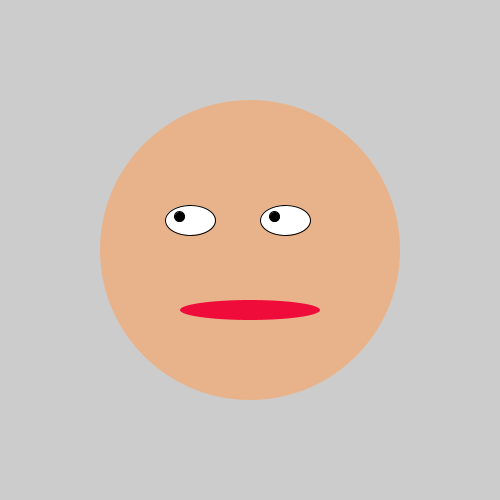
Frame 1 (no input)
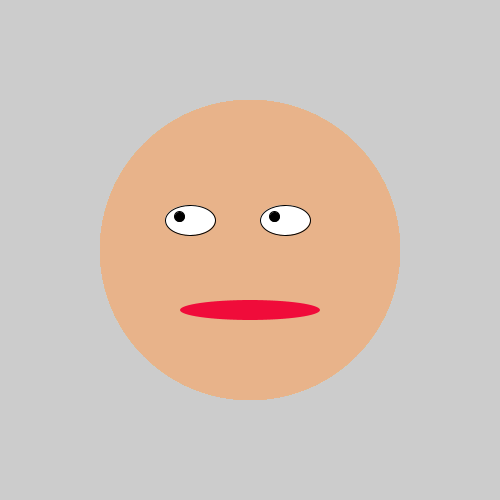
Frame 60 (the mouse pressed at the canvas centre just before this capture)
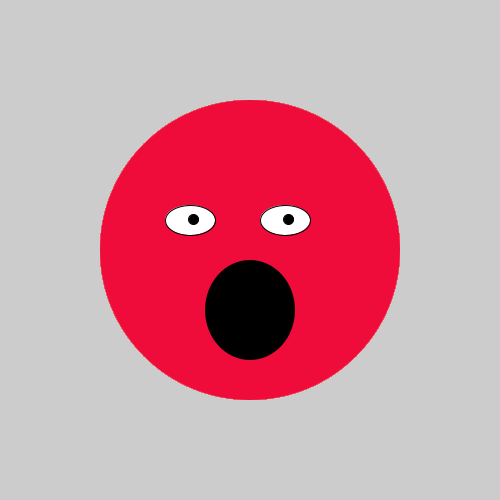
Frame 120 (the mouse held since frame 60 and released just before this capture)

The Processing sketch that drew these frames (run headless with seeded random() and noise(); from frame 60 on, the mouse is pressed at the canvas centre):

// Processing sketch: processing_149264
// ── processing_149264.pde

void setup() {
size(500,500);
smooth(); 
}

void draw() {
  //Gesicht
noStroke();
fill(232,179,138);
ellipse(width/2,height/2,300,300); 
  
  //Gesicht1
noStroke();
fill(240,12,58);
if (mousePressed) {
ellipse(width/2,height/2,300,300); 
}

  //Augen
stroke(0);
fill(255);
ellipse(190,220,50,30);
ellipse(285,220,50,30);
fill(0);
ellipse(map(mouseX,5,500,180,208),map(mouseY,5,500,217,222),10,10);
ellipse(map(mouseX,5,500,275,303),map(mouseY,5,500,217,222),10,10);

  //mund
noStroke();
fill(240,12,58);
ellipse(width/2,310,140,20);

  //mund1
fill(0);
if (mousePressed) {
  ellipse(width/2,310,90,100);
}
  

  
  
}
